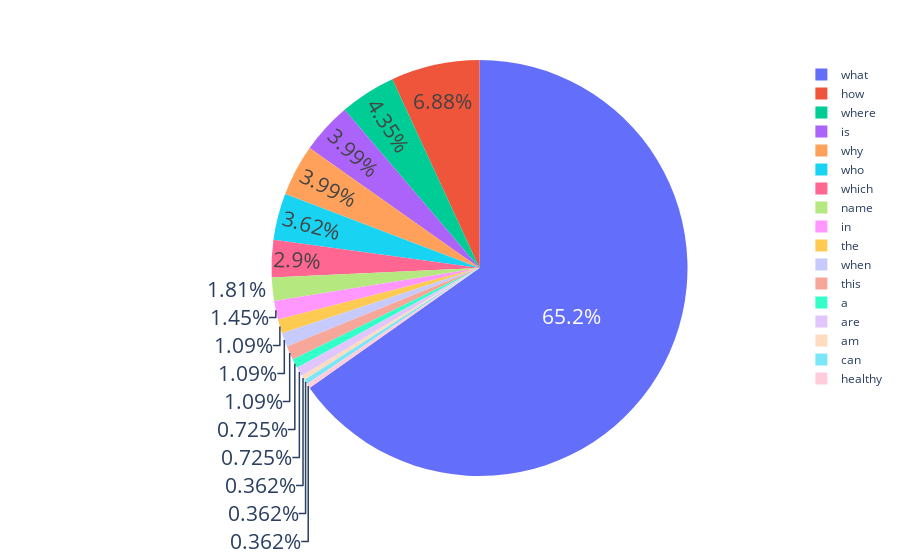

Write notebook code for a chart like this one.
### Code cell
import plotly.express as px

temp['start_words'] = temp.ids.apply(lambda seq: seq.strip("CLS").split(" ")[1:]).apply(lambda x: x[0] if len(x) > 0 else "")
fig = px.pie(temp[temp.parents == 'CLS'], values='occurrences', names='start_words')
fig.update_layout(uniformtext_minsize=21, uniformtext_mode='hide')

fig.show()

### Figure 1 — Plotly figure (JSON) as saved in the notebook; plotly's stock layout.template omitted (floating-point values rounded to 4 significant figures)
{"data": [{"domain": {"x": [0, 1], "y": [0, 1]}, "hovertemplate": "start_words=%{label}<br>occurrences=%{value}<extra></extra>", "labels": ["what", "a", "in", "how", "is", "am", "the", "which", "when", "who", "why", "are", "can", "healthy", "name", "this", "where"], "legendgroup": "", "name": "", "showlegend": true, "type": "pie", "values": [180, 2, 4, 19, 11, 1, 3, 8, 3, 10, 11, 2, 1, 1, 5, 3, 12]}], "layout": {"legend": {"tracegroupgap": 0}, "margin": {"t": 60}, "uniformtext": {"minsize": 21, "mode": "hide"}}}
